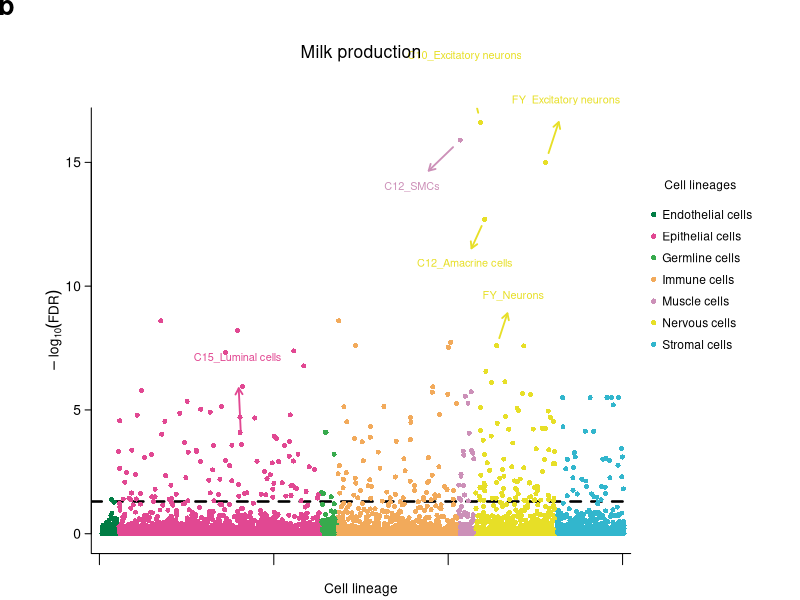
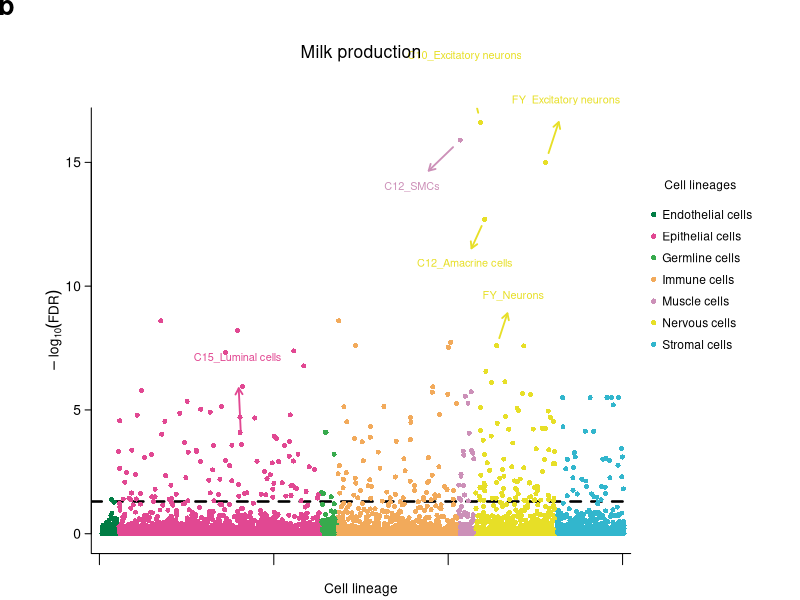

Recreate these plots in R, in order.
# Reproduce CattleCA main Figure 7b with simulated cell-type/trait associations.
# Input: optional output directory. Outputs: PNG, vector PDF, simulated RDS.
# Run: Rscript grouped_category_trait_association_bubble.R OUTPUT_DIR
# Uses base R; simulation and figure-specific drawing are fully inline.
args <- commandArgs(trailingOnly = TRUE)
out <- if (length(args)) args[1] else 'figures'
dir.create(out, recursive = TRUE, showWarnings = FALSE)
set.seed(7329)
lineages <- c('Endothelial cells', 'Epithelial cells', 'Germline cells',
              'Immune cells', 'Muscle cells', 'Nervous cells', 'Stromal cells')
colors <- c('#007D44', '#E14892', '#37AA4D', '#F2AA5B', '#CC90B8', '#E7DF27', '#32B6CD')
n_types <- c(4, 50, 4, 30, 4, 20, 17)
types <- data.frame(cell_type = seq_len(129), lineage = rep(lineages, n_types))
traits <- c('FY','C10','C12','C15',paste0('Milk_trait_', 5:30))
d <- merge(types, data.frame(trait = traits), all = TRUE)
d$x <- d$cell_type + runif(nrow(d), -.38, .38)
# A large null component and a small lineage-dependent associated component.
rate <- c(2.2, 2.1, 2.0, 1.9, 1.4, 1.4, 1.6)[match(d$lineage,lineages)]
d$score <- rgamma(nrow(d), shape=.40, rate=rate)
active <- runif(nrow(d)) < c(.015,.07,.04,.06,.13,.13,.07)[match(d$lineage,lineages)]
d$score[active] <- rgamma(sum(active), 1.7, rate = .58)
d$score <- pmin(d$score, 8.6)
d$score[d$lineage=='Stromal cells'] <- pmin(d$score[d$lineage=='Stromal cells'],5.5)
d$score[d$lineage=='Endothelial cells'] <- pmin(d$score[d$lineage=='Endothelial cells'],1.6)
d$score[d$lineage=='Germline cells'] <- pmin(d$score[d$lineage=='Germline cells'],4.1)
# Embed coherent highlighted cell-type/trait pairs into the simulated matrix.
highlights <- data.frame(cell_type=c(90,106,89,91,35,95), trait=c('C10','FY','C12','C12','C15','FY'),
 score=c(16.6,15.0,15.9,12.7,3.6,7.6),
 label=c('C10_Excitatory neurons','FY_Excitatory neurons','C12_SMCs',
 'C12_Amacrine cells','C15_Luminal cells','FY_Neurons'),
 tx=c(90,115,77,90,34,102),ty=c(19.3,17.5,14.0,10.9,7.1,9.6))
# Correct subtype location to its lineage: nervous 93--112, muscle 89--92.
highlights$cell_type <- c(94,110,89,95,35,98)
for(i in seq_len(nrow(highlights))) {
 k <- which(d$cell_type==highlights$cell_type[i] & d$trait==highlights$trait[i])
 d$score[k] <- highlights$score[i]; d$x[k] <- highlights$cell_type[i]
}
d$FDR <- 10^(-d$score)
saveRDS(list(associations=d,highlights=highlights,lineages=types,seed=7329),
        file.path(out,'grouped_category_trait_association_bubble_simulated.rds'))
# Draw at the reference crop's wide geometry, with inset legend and panel letter.
for (fmt in c('png','pdf')) {
 file <- file.path(out,paste0('grouped_category_trait_association_bubble.',fmt))
 if(fmt=='png') png(file,width=1262,height=648,res=160,type='cairo') else
   cairo_pdf(file,width=1262/160,height=648/160)
 par(mar=c(2.8,5.5,6.5,10.2), mgp=c(1.6,.6,0),family='sans',cex=.83,xaxs='i',yaxs='i')
 plot(NA,xlim=c(-2,131),ylim=c(-.8,17.2),bty='l',xaxt='n',yaxt='n',
      xlab='Cell lineage',ylab=expression(-log[10](FDR)))
 axis(2,at=c(0,5,10,15),las=1,tck=-.014)
 axis(1,at=c(0,43,86,129),labels=FALSE,tck=-.025)
 abline(h=-log10(.05),lty=2,lwd=2.5)
 points(d$x,d$score,pch=16,cex=.82,col=colors[match(d$lineage,lineages)])
 for(i in seq_len(nrow(highlights))) {
  k <- which(d$cell_type==highlights$cell_type[i] & d$trait==highlights$trait[i])
  co <- colors[match(d$lineage[k],lineages)]
  dx <- highlights$tx[i]-d$x[k]; dy <- highlights$ty[i]-d$score[k]
  arrows(d$x[k]+dx*.15,d$score[k]+dy*.15,d$x[k]+dx*.65,d$score[k]+dy*.65,
         col=co,length=.07,lwd=1.8)
  text(highlights$tx[i], highlights$ty[i],highlights$label[i],col=co,cex=.79,xpd=NA)
 }
 mtext('Milk production',3,line=2.8,cex=1.05)
 legend(134,14.5,legend=lineages,col=colors,pch=16,bty='n',title='Cell lineages',
        xpd=NA,cex=.87,y.intersp=1.5,x.intersp=.8)
 mtext('b',3,line=5.4,at=-23,font=2,cex=1.6)
 dev.off()
}
